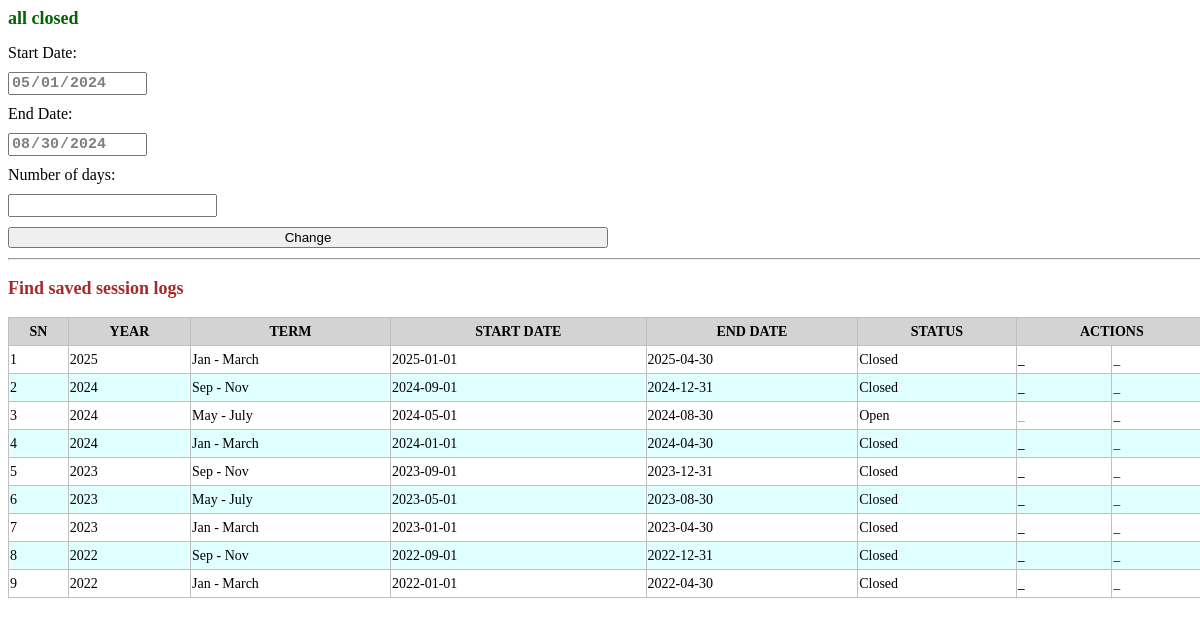
/Admin/Modals/mark_entry_dates.php, run on the app's committed database.
### tables this page shows
CREATE TABLE `terms` (
  `sn` int(11) NOT NULL AUTO_INCREMENT,
  `term_code` varchar(50) NOT NULL,
  `term_name` varchar(50) NOT NULL,
  `start_date` date NOT NULL,
  `end_date` date NOT NULL,
  PRIMARY KEY (`sn`)
);

CREATE TABLE `mark_entry_dates` (
  `sn` int(11) NOT NULL AUTO_INCREMENT,
  `year` year(4) NOT NULL,
  `term` varchar(50) NOT NULL,
  `start_date` date NOT NULL,
  `end_date` date NOT NULL,
  `status` varchar(10) NOT NULL DEFAULT 'Closed',
  PRIMARY KEY (`sn`)
);

### Admin/Modals/mark_entry_dates.php (the view, shortened to what this page needs)
<?php
	require('../../Database/config.php');
	$active_session = $conn->query("SELECT start_date, end_date, (end_Date - start_date) AS duration from terms LIMIT 1");
	if ($active_session->num_rows>0) {
		while ($session = mysqli_fetch_assoc($active_session)) {
			$start_date = $session['start_date'];
			$end_date = $session['end_date'];
		}
	}
	else{
		$start_date = "";
		$end_date = "";
		$duration = "";
	}
	$other_sessions = $conn->query("SELECT * FROM mark_entry_dates ORDER BY year DESC, end_date DESC, status ASC");
	$count_open_sessions = $conn->query("SELECT COUNT(sn) AS open FROM mark_entry_dates WHERE status = 'Open'");
	while ($row = mysqli_fetch_assoc($count_open_sessions)) {
		$open_sessions = $row['open'];
	}
?>
<html>
<head>
</head>
<body style="width: 100%;">
	<div class="card card-info card-outline">
	  <div class="card-header">
	  	<h2 class="card-title" id="text"><?php if($open_sessions == 1 ){echo "all closed";} ?></h2>
	  </div>
	  <div class="card-body">
	  	<form id=dialog>
				<div class="row">
					<div class="col-sm-3">
						<div class="row">
	          	<div class=col-sm-5 style="margin-bottom: 10px;">
	              <label for="exampleInputEmail1">Start Date:</label>
	          	</div>
	          	<div class=col-sm-7 style="margin-bottom: 10px;">
	              <input type="date" class="form-control form-control-sm" name=start_date  value = <?php  echo $start_date;?> id="start_date" readonly></input>
	          	</div>
						</div>
					</div>
					<div class="col-sm-3">
						<div class="row">
		 					<div class=col-sm-5 style="margin-bottom: 10px;">
	              <label for="exampleInputEmail1">End Date:</label>
	          	</div>
							<div class=col-sm-7 style="margin-bottom: 10px;">
								<input type="date" class="form-control form-control-sm" name=end_date id="end_date" value = <?php echo $end_date; ?> readonly></input>
				      </div>
	          </div>
					</div>
					<div class="col-sm-3">
						<div class="row">
		 					<div class=col-sm-7 style="margin-bottom: 10px;">
	              <label for="exampleInputEmail1">Number of days:</label>
	          	</div>
							<div class=col-sm-5 style="margin-bottom: 10px;">
								<input type="text" class="form-control form-control-sm" name="days" id="days" readonly></input>
				      </div>
	          </div>
					</div>
					<div class="col-sm-3">
							<button type="button" class="btn btn-secondary float-right" id="update" style=width:50%>Change</button>
					</div>
				</div>
			</form>
			<hr>
			<h3 id="text1">Find saved session logs</h3>
			<div class="table-responsive">
				<table class=" text-nowrap">
					<thead>
						<tr>
							<th>SN</th>
							<th>YEAR</th>
							<th>TERM</th>
							<th>START DATE</th>
							<th>END DATE</th>
							<th>STATUS</th>
							<th colspan="2" style="text-align: center;">ACTIONS</th>
						</tr>
					</thead>
					<tbody id=records>
						<?php
						if($other_sessions->num_rows<1){
						?>
						<tr>
							<td colspan="7">No other mark entry sessions available</td>
						</tr>
					<?php }
					else{
						$sn = 0;
						while($row = mysqli_fetch_assoc($other_sessions)){
							if($row['status']=="Open"){$icon = "lock-open"; $color = "orange";}else{$icon = "lock"; $color = "darkred";}
							?>
							<tr>
								<td><?php echo ++$sn; ?></td>
								<td><?php echo $row['year']; ?></td>
								<td><?php echo $row['term']; ?></td>
								<td><?php echo $row['start_date']; ?></td>
								<td><?php echo $row['end_date']; ?></td>
								<td><?php echo $row['status']; ?></td>
								<td><a href="#" class="action" id=<?php echo $row['sn']; ?> style="color:<?php echo $color; ?>">&nbsp&nbsp<i id="icon" class="fas fa-<?php echo $icon; ?> fa-lg"></i></a></td>
								<td><a href="#" class="delete" id=<?php echo $row['sn']; ?> style="color: red">&nbsp&nbsp<i id="icon" class="fas fa-trash fa-lg"></i></a></td>
							</tr>
						<?php }
					} ?>
					</tbody>
				</table>
			</div>
		</div>
	</div>
</body>
</html>

### Admin/Modals/mark_entry_dates.php (style rules this page uses)
.row { margin-bottom:10px }
.card { width: 100%; margin: 0px 0px 0px 0px; }
table { border-collapse: collapse; border-radius: 5px; width: 100%; border: 1px solid grey; font-size: 14px; margin-bottom: 10px; }
tr td { line-height:25px; min-height:25px; height:25px; }
tbody tr,td { border: 1.5px solid silver; }
tbody tr:nth-child(even) { background-color: lightcyan; }
tr th { line-height:25px; min-height:25px; height:25px; background-color: lightgray; border: 1px solid silver; color: black; }
.action { text-align: center; align-items: center; }
hr { margin: 0px 0px 3px 0px; }
#dialog { margin: 0px 0px 0px 0px; }
#text { font-size: 18px; font-weight: bold; color: darkgreen; }
#text1 { font-size: 18px; font-weight: bold; color: brown; }
#start_date, #end_date, #days { font-size: 15px; font-stretch: expanded; color: gray; font-weight: bold; }

### data on the page
terms: start_date "05/01/2024", end_date "08/30/2024"
mark_entry_dates: year "2025", term "Jan - March", start_date "2025-01-01", end_date "2025-04-30", status "Closed"
mark_entry_dates: year "2024", term "Sep - Nov", start_date "2024-09-01", end_date "2024-12-31", status "Closed"
mark_entry_dates: year "2024", term "May - July", start_date "2024-05-01", end_date "2024-08-30", status "Open"
mark_entry_dates: year "2024", term "Jan - March", start_date "2024-01-01", end_date "2024-04-30", status "Closed"
mark_entry_dates: year "2023", term "Sep - Nov", start_date "2023-09-01", end_date "2023-12-31", status "Closed"
mark_entry_dates: year "2023", term "May - July", start_date "2023-05-01", end_date "2023-08-30", status "Closed"
mark_entry_dates: year "2023", term "Jan - March", start_date "2023-01-01", end_date "2023-04-30", status "Closed"
mark_entry_dates: year "2022", term "Sep - Nov", start_date "2022-09-01", end_date "2022-12-31", status "Closed"
mark_entry_dates: year "2022", term "Jan - March", start_date "2022-01-01", end_date "2022-04-30", status "Closed"
